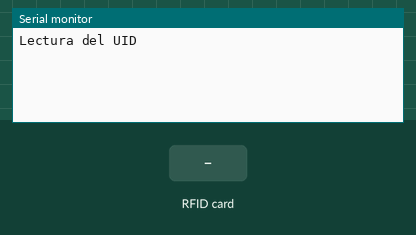
This sketch was run on a simulated ESP8266 (NodeMCU). On the bench: the last lines printed to the serial monitor. The inputs (shaded band) are chosen by the test bench.

Above: at 1.2 s.
1.3 s: RFID card E6 16 0B 4B held to the reader
At 2.2 s:
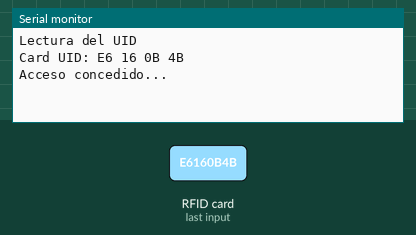
2.8 s: RFID card 12 6A 0D B0 held to the reader
At 3.7 s:
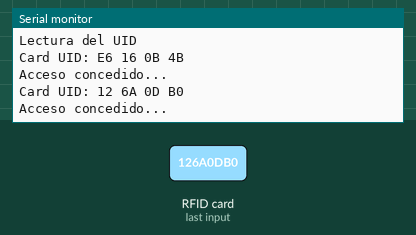
4.3 s: RFID card 4F 42 ED 32 held to the reader
At 5.5 s:
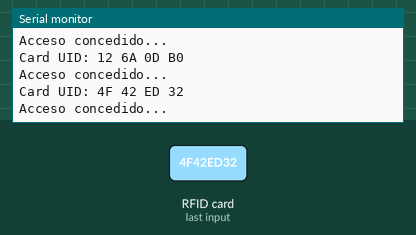
5.8 s: RFID card 5E 7A 19 C4 held to the reader
At 7.0 s:
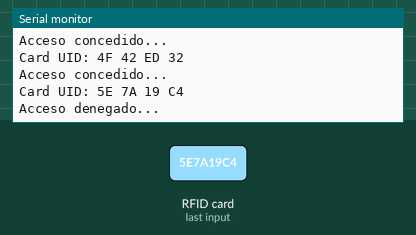

The sketch:

RFID.ino
```cpp
#include <SPI.h>
#include <MFRC522.h>

#define RST_PIN D3 //Pin D3 para el reset del RC522
#define SS_PIN D8 //Pin D8 para el SS (SDA) del RC522
MFRC522 mfrc522(SS_PIN, RST_PIN); //Creamos el objeto para el RC522


char ActualUID[4]; //almacenará el código del Tag leído
char Usuario1[4]= {0xE6, 0x16, 0x0B, 0x4B} ; //código del usuario 1
char Usuario2[4]= {0x12, 0x6A, 0x0D, 0xB0} ; //código del usuario 2
char Usuario3[4]={0x4F, 0x42, 0xED, 0X32};//Codigo de la sube
void setup()
{
  Serial.begin(9600); //Iniciamos la comunicación serial
  SPI.begin(); //Iniciamos el Bus SPI
  mfrc522.PCD_Init(); // Iniciamos el MFRC522
  Serial.println("Lectura del UID");
}

void loop()
{
  // Revisamos si hay nuevas tarjetas presentes
  if ( mfrc522.PICC_IsNewCardPresent())
  {
    //Seleccionamos una tarjeta
    if ( mfrc522.PICC_ReadCardSerial())
    {
      // Enviamos serialemente su UID
      Serial.print("Card UID:");
      for (byte i = 0; i < mfrc522.uid.size; i++)
      {
        Serial.print(mfrc522.uid.uidByte[i] < 0x10 ? " 0" : " ");
        Serial.print(mfrc522.uid.uidByte[i], HEX);
        ActualUID[i]=mfrc522.uid.uidByte[i];
      }
      Serial.println();

      //comparamos los UID para determinar si es uno de nuestros usuarios
      if(compareArray(ActualUID,Usuario1))
        Serial.println("Acceso concedido...");
      else if(compareArray(ActualUID,Usuario2))
        Serial.println("Acceso concedido...");
        else if(compareArray(ActualUID,Usuario3))
        Serial.println("Acceso concedido...");
      else
        Serial.println("Acceso denegado...");
      // Terminamos la lectura de la tarjeta tarjeta actual
      mfrc522.PICC_HaltA();
    }
  }
}

//funcion que compara los arrays
boolean compareArray(char array1[],char array2[])
{
  if(array1[0] != array2[0])return(false);
  if(array1[1] != array2[1])return(false);
  if(array1[2] != array2[2])return(false);
  if(array1[3] != array2[3])return(false);
  return(true);
}
```

Measured:
- after the input at 1.3 s, the serial monitor: prints a new line at once (image 1)
- after the input at 2.8 s, the serial monitor: prints a new line at once (image 2)
- after the input at 4.3 s, the serial monitor: prints a new line at once (image 3)
- after the input at 5.8 s, the serial monitor: prints a new line at once (image 4)
